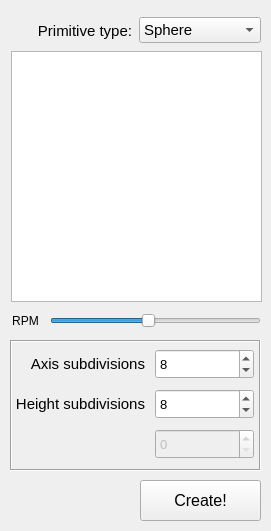
<?xml version="1.0" encoding="UTF-8"?>
<ui version="4.0">
 <class>Form</class>
 <widget class="QWidget" name="Form">
  <property name="geometry">
   <rect>
    <x>0</x>
    <y>0</y>
    <width>271</width>
    <height>531</height>
   </rect>
  </property>
  <property name="windowTitle">
   <string>Form</string>
  </property>
  <widget class="QGraphicsView" name="gw">
   <property name="geometry">
    <rect>
     <x>11</x>
     <y>51</y>
     <width>251</width>
     <height>251</height>
    </rect>
   </property>
  </widget>
  <widget class="QPushButton" name="create_btn">
   <property name="geometry">
    <rect>
     <x>140</x>
     <y>480</y>
     <width>121</width>
     <height>41</height>
    </rect>
   </property>
   <property name="font">
    <font>
     <pointsize>12</pointsize>
    </font>
   </property>
   <property name="text">
    <string>Create!</string>
   </property>
  </widget>
  <widget class="QFrame" name="frame">
   <property name="geometry">
    <rect>
     <x>10</x>
     <y>340</y>
     <width>251</width>
     <height>131</height>
    </rect>
   </property>
   <property name="frameShape">
    <enum>QFrame::Box</enum>
   </property>
   <property name="frameShadow">
    <enum>QFrame::Sunken</enum>
   </property>
   <widget class="QWidget" name="layoutWidget">
    <property name="geometry">
     <rect>
      <x>0</x>
      <y>0</y>
      <width>251</width>
      <height>128</height>
     </rect>
    </property>
    <layout class="QGridLayout" name="grid_ly">
     <property name="leftMargin">
      <number>5</number>
     </property>
     <property name="topMargin">
      <number>5</number>
     </property>
     <property name="rightMargin">
      <number>7</number>
     </property>
     <property name="bottomMargin">
      <number>5</number>
     </property>
     <property name="horizontalSpacing">
      <number>10</number>
     </property>
     <item row="1" column="0">
      <widget class="QLabel" name="sy_label">
       <property name="font">
        <font>
         <pointsize>11</pointsize>
        </font>
       </property>
       <property name="text">
        <string>Height subdivisions</string>
       </property>
       <property name="alignment">
        <set>Qt::AlignRight|Qt::AlignTrailing|Qt::AlignVCenter</set>
       </property>
      </widget>
     </item>
     <item row="0" column="1">
      <widget class="QSpinBox" name="sx">
       <property name="minimumSize">
        <size>
         <width>0</width>
         <height>30</height>
        </size>
       </property>
       <property name="font">
        <font>
         <pointsize>10</pointsize>
        </font>
       </property>
       <property name="specialValueText">
        <string/>
       </property>
       <property name="minimum">
        <number>3</number>
       </property>
       <property name="maximum">
        <number>20</number>
       </property>
       <property name="value">
        <number>8</number>
       </property>
      </widget>
     </item>
     <item row="2" column="1">
      <widget class="QSpinBox" name="sz">
       <property name="enabled">
        <bool>false</bool>
       </property>
       <property name="minimumSize">
        <size>
         <width>0</width>
         <height>30</height>
        </size>
       </property>
       <property name="font">
        <font>
         <pointsize>10</pointsize>
        </font>
       </property>
       <property name="specialValueText">
        <string/>
       </property>
       <property name="minimum">
        <number>0</number>
       </property>
       <property name="maximum">
        <number>20</number>
       </property>
       <property name="value">
        <number>0</number>
       </property>
      </widget>
     </item>
     <item row="0" column="0">
      <widget class="QLabel" name="sx_label">
       <property name="font">
        <font>
         <pointsize>11</pointsize>
        </font>
       </property>
       <property name="text">
        <string>Axis subdivisions</string>
       </property>
       <property name="alignment">
        <set>Qt::AlignRight|Qt::AlignTrailing|Qt::AlignVCenter</set>
       </property>
      </widget>
     </item>
     <item row="1" column="1">
      <widget class="QSpinBox" name="sy">
       <property name="minimumSize">
        <size>
         <width>0</width>
         <height>30</height>
        </size>
       </property>
       <property name="font">
        <font>
         <pointsize>10</pointsize>
        </font>
       </property>
       <property name="specialValueText">
        <string/>
       </property>
       <property name="minimum">
        <number>3</number>
       </property>
       <property name="maximum">
        <number>20</number>
       </property>
       <property name="value">
        <number>8</number>
       </property>
      </widget>
     </item>
     <item row="2" column="0">
      <widget class="QLabel" name="sz_label">
       <property name="font">
        <font>
         <pointsize>11</pointsize>
        </font>
       </property>
       <property name="text">
        <string/>
       </property>
       <property name="alignment">
        <set>Qt::AlignRight|Qt::AlignTrailing|Qt::AlignVCenter</set>
       </property>
      </widget>
     </item>
    </layout>
   </widget>
  </widget>
  <widget class="QSlider" name="rpm_slider">
   <property name="geometry">
    <rect>
     <x>50</x>
     <y>310</y>
     <width>211</width>
     <height>22</height>
    </rect>
   </property>
   <property name="maximum">
    <number>15</number>
   </property>
   <property name="value">
    <number>7</number>
   </property>
   <property name="orientation">
    <enum>Qt::Horizontal</enum>
   </property>
  </widget>
  <widget class="QLabel" name="label_5">
   <property name="geometry">
    <rect>
     <x>10</x>
     <y>310</y>
     <width>31</width>
     <height>21</height>
    </rect>
   </property>
   <property name="text">
    <string>RPM</string>
   </property>
   <property name="alignment">
    <set>Qt::AlignCenter</set>
   </property>
  </widget>
  <widget class="QWidget" name="layoutWidget">
   <property name="geometry">
    <rect>
     <x>10</x>
     <y>10</y>
     <width>251</width>
     <height>41</height>
    </rect>
   </property>
   <layout class="QHBoxLayout" name="horizontalLayout">
    <property name="spacing">
     <number>7</number>
    </property>
    <item>
     <widget class="QLabel" name="label">
      <property name="font">
       <font>
        <pointsize>11</pointsize>
       </font>
      </property>
      <property name="text">
       <string>Primitive type:</string>
      </property>
      <property name="alignment">
       <set>Qt::AlignRight|Qt::AlignTrailing|Qt::AlignVCenter</set>
      </property>
     </widget>
    </item>
    <item>
     <widget class="QComboBox" name="geo_option">
      <property name="font">
       <font>
        <pointsize>11</pointsize>
       </font>
      </property>
      <item>
       <property name="text">
        <string>Sphere</string>
       </property>
      </item>
      <item>
       <property name="text">
        <string>Cube</string>
       </property>
      </item>
      <item>
       <property name="text">
        <string>Cylinder</string>
       </property>
      </item>
      <item>
       <property name="text">
        <string>Cone</string>
       </property>
      </item>
      <item>
       <property name="text">
        <string>Torus</string>
       </property>
      </item>
      <item>
       <property name="text">
        <string>Plane</string>
       </property>
      </item>
     </widget>
    </item>
   </layout>
  </widget>
 </widget>
 <resources/>
 <connections/>
</ui>
